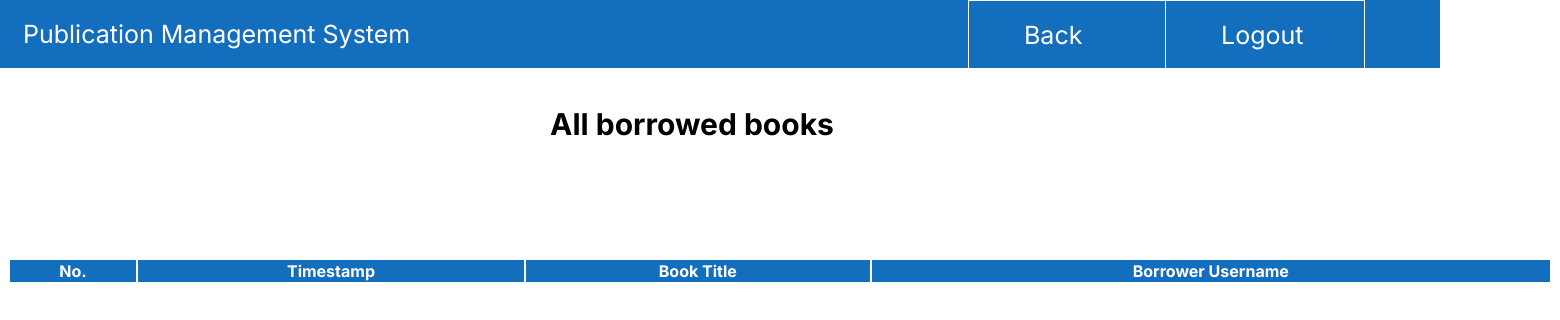
The app's page /report.php (signed in), older data.
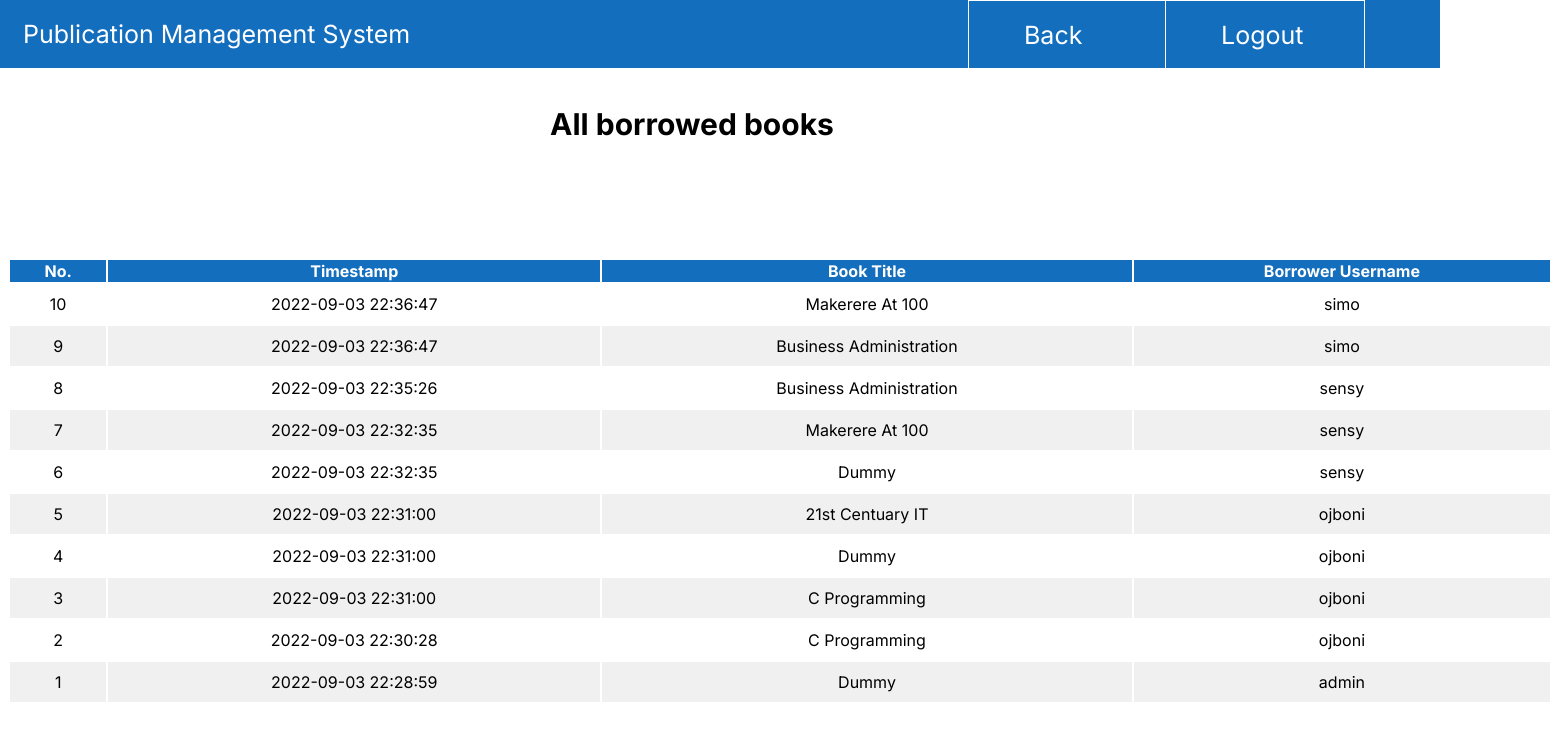
The same page, newer data.
### tables this page shows
CREATE TABLE `borrows` (
  `id` int(25) NOT NULL,
  `timestamp` timestamp NOT NULL DEFAULT current_timestamp(),
  `title` varchar(25) NOT NULL,
  `username` varchar(25) NOT NULL
);

### report.php (the view, shortened to what this page needs)
<?php
include 'conn.php';
$sql = "SELECT * from borrows order by id desc";
$result=$conn->prepare($sql);
$result->execute();
?>
<!DOCTYPE html>
<html lang="en">
<head>
    <link rel="stylesheet" href="borrowed.css">
</head>
<body>
    <body>
        <div class="borrowedContainer">
            <ul>
                <a href="index.php">
                    <li class="mainTitleReport">Publication Management System</li>
                </a>
                <div class="linkBox1">
                    <a href="admin.php">
                        <li class="linkText1">Back</li>
                    </a>
                </div>
                <div class="linkBox2">
                    <a href="logout.php">
                        <li class="linkText2">Logout</li>
                    </a>
            </ul>
        </div>
        <h1>All borrowed books</h1>
        <table class="reportTable">
            <thead>
                <tr>
                    <th>No.</th>
                    <th>Timestamp</th>
                    <th>Book Title</th>
                    <th>Borrower Username</th>
                </tr>
            </thead>
            <tbody>
                <?php while ($list=$result->fetch(PDO::FETCH_ASSOC)) { ?>
                <tr>
                    <td>
                        <?php echo $list['id']; ?>
                    </td>
                    <td>
                        <?php echo $list['timestamp']; ?>
                    </td>
                    <td>
                        <?php echo $list['title']; ?>
                    </td>
                    <td>
                        <?php echo $list['username']; ?>
                    </td>
                </tr>
                <?php } ?>
            </tbody>
        </table>
    </body>
</html>

Row changes from the older to the newer data that the page shows:
added borrows: id "10", timestamp "2022-09-03 22:36:47", title "Makerere At 100", username "simo"
added borrows: id "9", timestamp "2022-09-03 22:36:47", title "Business Administration", username "simo"
added borrows: id "8", timestamp "2022-09-03 22:35:26", title "Business Administration", username "sensy"
added borrows: id "7", timestamp "2022-09-03 22:32:35", title "Makerere At 100", username "sensy"
added borrows: id "6", timestamp "2022-09-03 22:32:35", title "Dummy", username "sensy"
added borrows: id "5", timestamp "2022-09-03 22:31:00", title "21st Centuary IT", username "ojboni"
added borrows: id "4", timestamp "2022-09-03 22:31:00", title "Dummy", username "ojboni"
added borrows: id "3", timestamp "2022-09-03 22:31:00", title "C Programming", username "ojboni"
added borrows: id "2", timestamp "2022-09-03 22:30:28", title "C Programming", username "ojboni"
added borrows: id "1", timestamp "2022-09-03 22:28:59", title "Dummy", username "admin"
